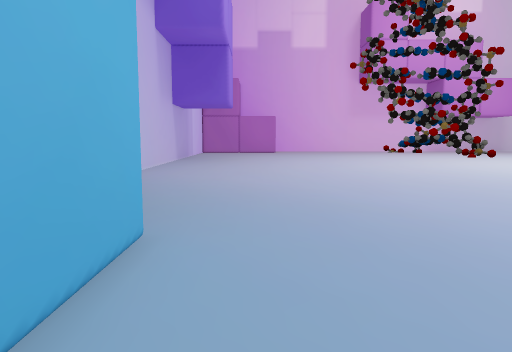
View 1 (above)

16 first-person views from a walk through a scene from a Unity 3-D project. The camera is 1.3 m above the floor, tilts 6° down and sees 70° across. The floor is counted in squares, 2 m on a side. Each view is taken from the middle of a square. On the plan, view 1 faces up. The plan holds only what a view shows up to about 11 squares ahead; the rest is blank. The place goes on beyond the plan. The player character is not drawn. Some surface patterns are stand-ins.

View 2
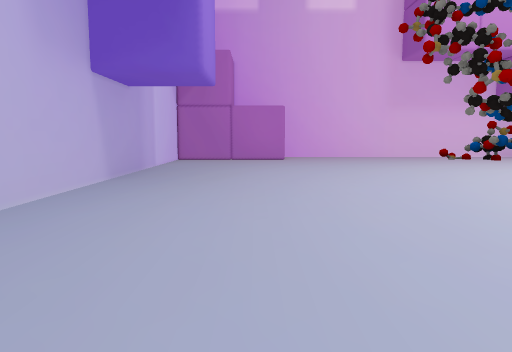

View 3
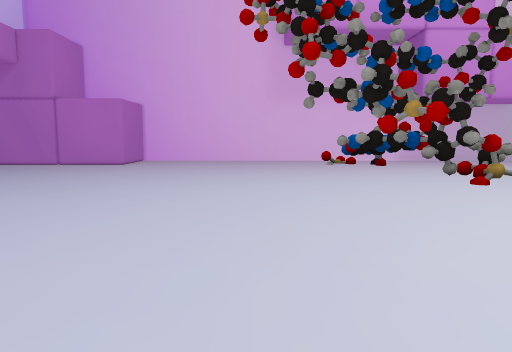

View 4
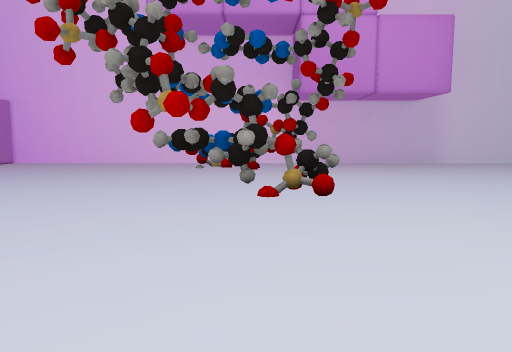

View 5
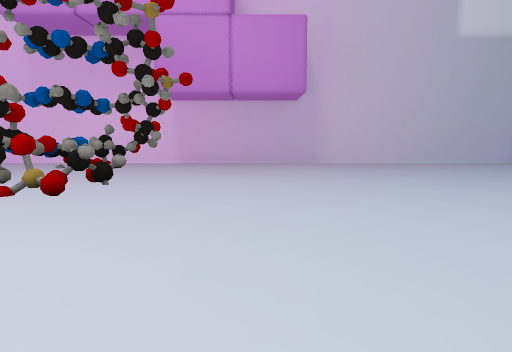

View 6
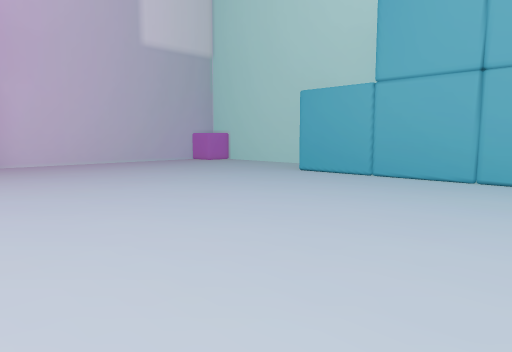

View 7
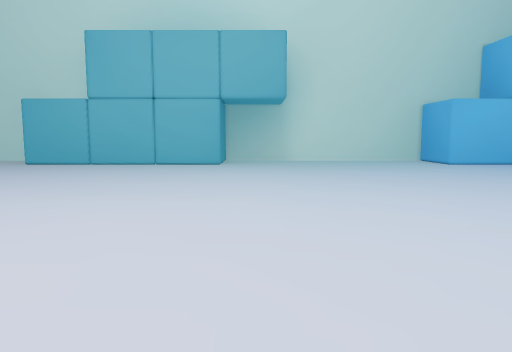

View 8
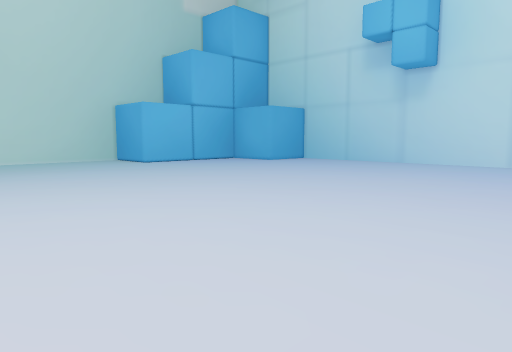

View 9
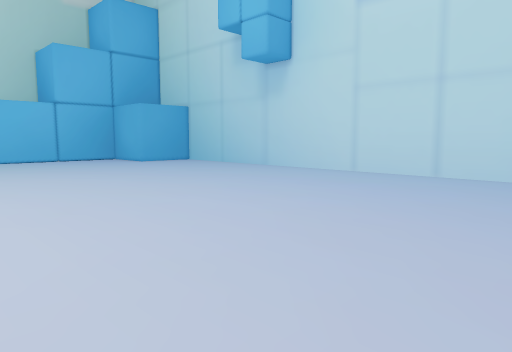

View 10
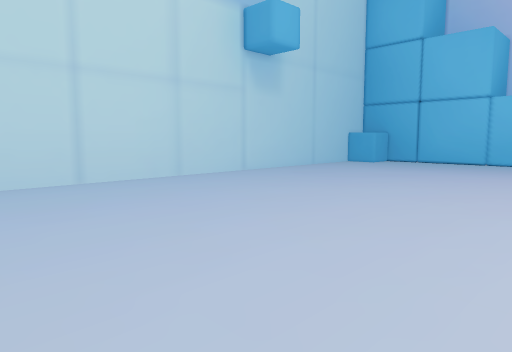

View 11
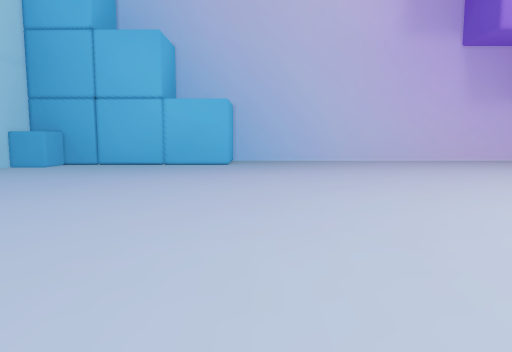

View 12
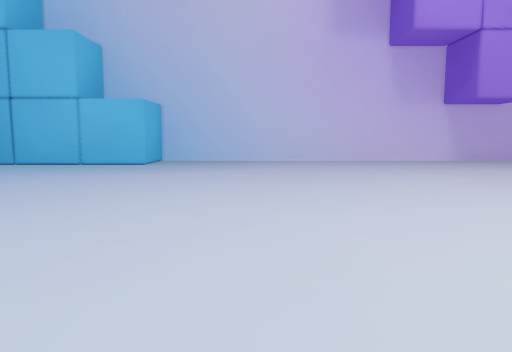

View 13
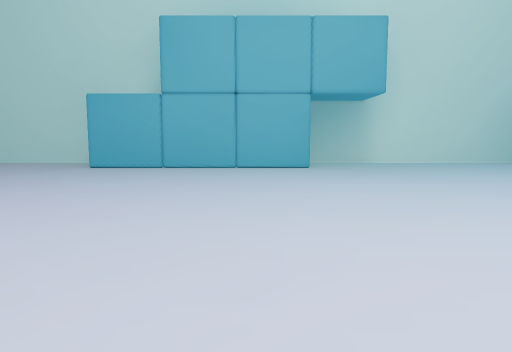

View 14
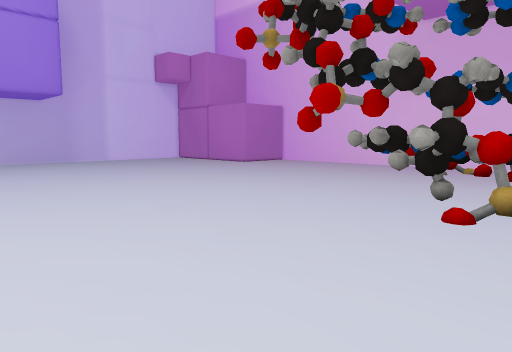

View 15
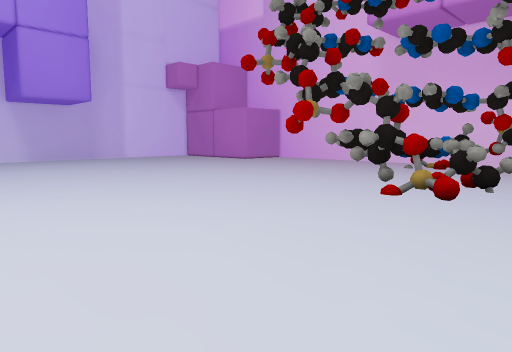

View 16
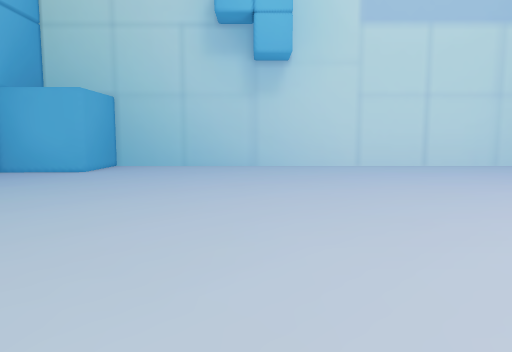

### Floor plan
Points are (right, up) in squares from view 1. A wall is a line through its corners. A room is listed if a view was taken in it or the views show most of it. See-through windows are left out.
Room 1 (views 1, 2, 3, 4, 5, 6, 7, 8, 9, 10, 11, 12, 13, 14, 15, 16)
walls: (7.5, 12) (6.8, 12.3); (7.5, 12.1) (7.1, 11.9); (7.5, 12.1) (6.8, 12.3); (7.5, 12.1) (6.9, 12.1); (7.4, 12.2) (6.8, 12.2); (7.5, 12.2) (6.9, 12); (7.5, 12.2) (6.9, 12.1); (7, 12.3) (6.7, 12.9) (6.2, 12.8) (6.1, 12.5); (7, 12.3) (6.8, 12.4); (6.9, 12.4) (6.6, 12.3) (5.8, 12.8); (7.9, 12.5) (7.2, 12.9) (6.8, 12.5) (6.7, 12.9) (6.2, 12.7); (7, 12.7) (6.6, 12.8); (7, 12.7) (6.8, 11.9); (7.2, 12.7) (6.8, 12.4); (7, 12.8) (6.8, 12.3); (7.4, 12.8) (6.9, 11.7); (6.4, 12.8) (5.9, 13.1); (6.1, 13.1) (5.7, 13.5) (5.4, 13.5); (6.4, 13.4) (5.4, 13.5); (7.2, 14.4) (7, 13.8); (7.9, 15.6) (7.5, 15.2); (17.3, 13.2) (17.3, 16.5) (16.5, 16.5) (16.5, 17.3) (0.9, 17.3) (0.9, 15.7) (-2.3, 15.7) (-2.3, 2.4) (-0.7, 2.4) (-0.7, -2.4) (14.2, -2.4) (14.2, -0.8) (15.8, -0.8) (15.8, 2.4) (17.3, 2.4) (17.3, 7.8) (15.8, 7.8) (15.8, 12.6); (-0.8, -1.6) (0.1, -1.6) (0.1, -2.4)
low walls: (8, 12.7) (7, 12.7)

Where each view was taken, in squares from view 1:
view 1: 0 up, 0 right, facing up
view 2: 5 up, 0 right, facing up
view 3: 7 up, 4 right, facing up
view 4: 8 up, 7 right, facing up
view 5: 8 up, 10 right, facing up
view 6: 8 up, 10 right, facing up-right
view 7: 7 up, 7 right, facing right
view 8: 7 up, 7 right, facing down-right
view 9: 4 up, 5 right, facing down-right
view 10: 3 up, 9 right, facing down-left
view 11: 3 up, 8 right, facing left
view 12: 5 up, 8 right, facing left
view 13: 9 up, 8 right, facing right
view 14: 9 up, 8 right, facing up-left
view 15: 8 up, 9 right, facing up-left
view 16: 6 up, 11 right, facing down
